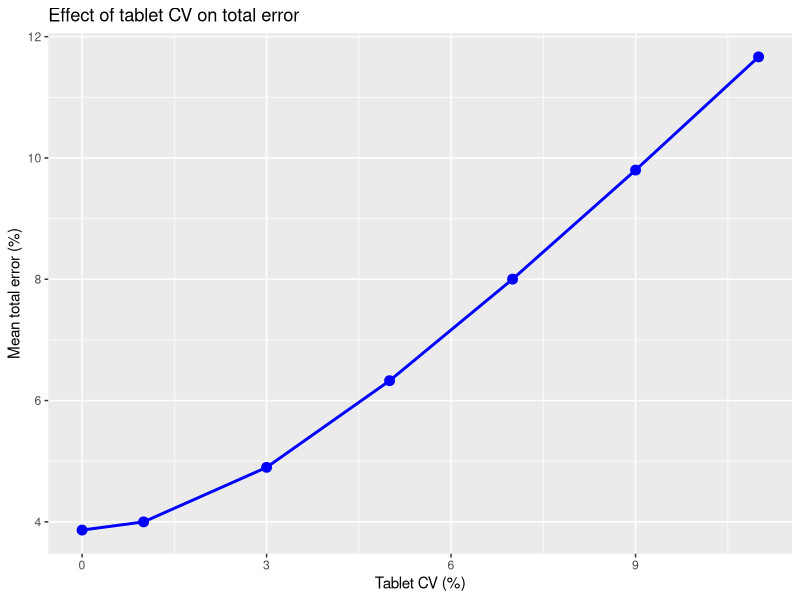
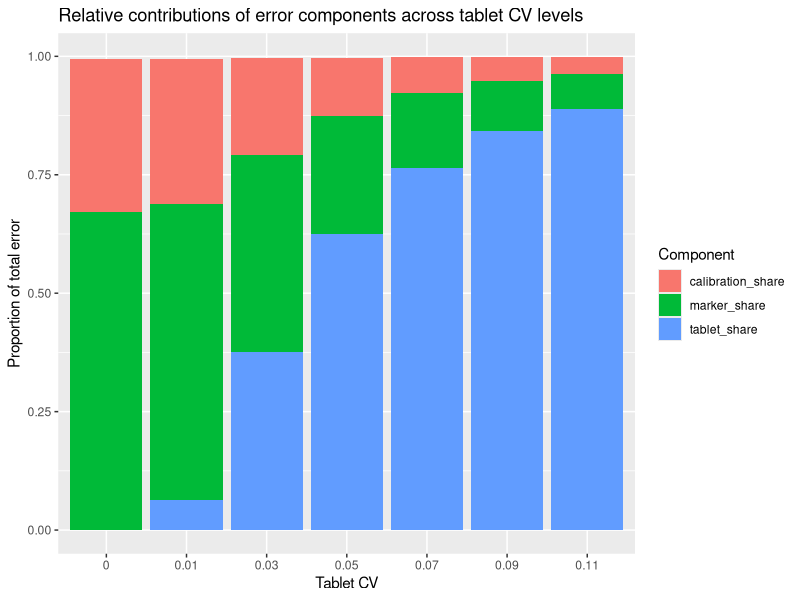
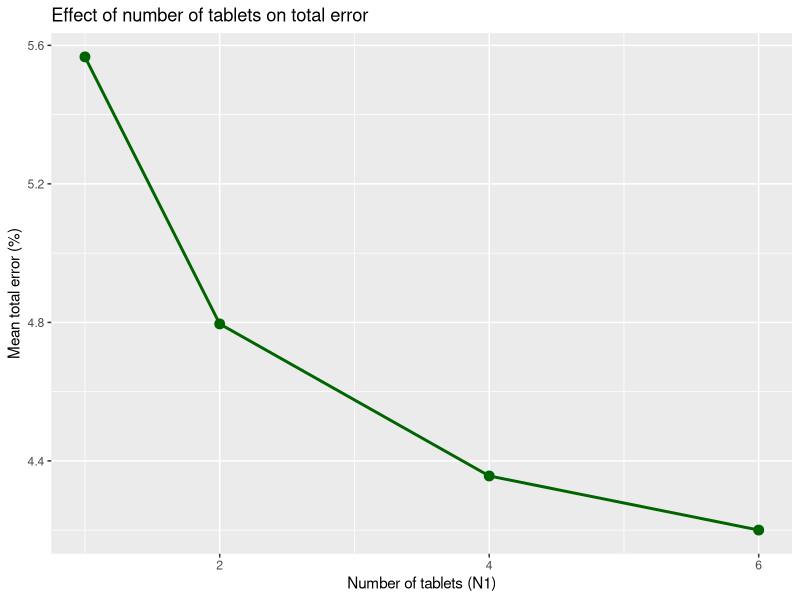
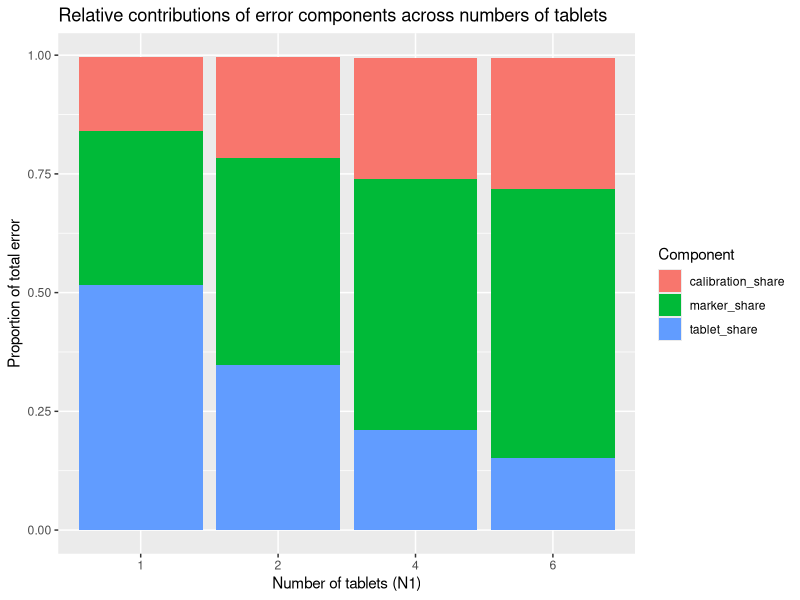
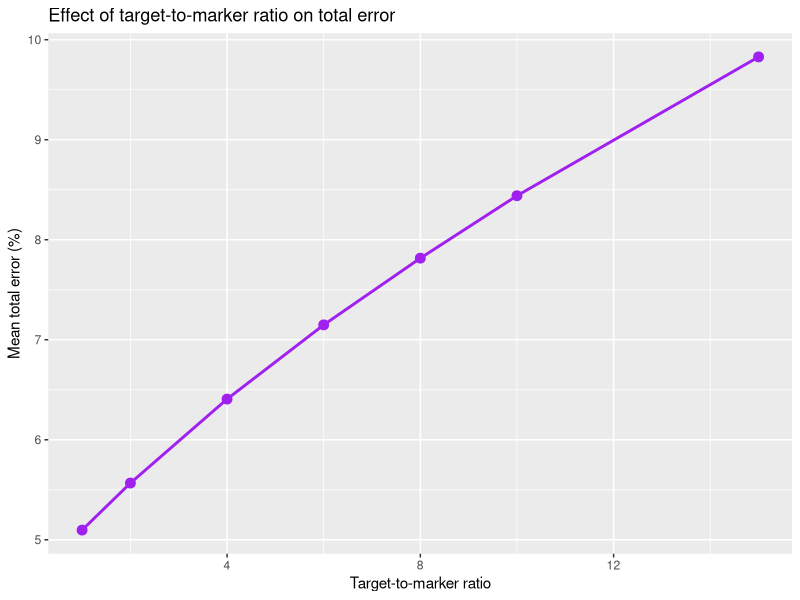
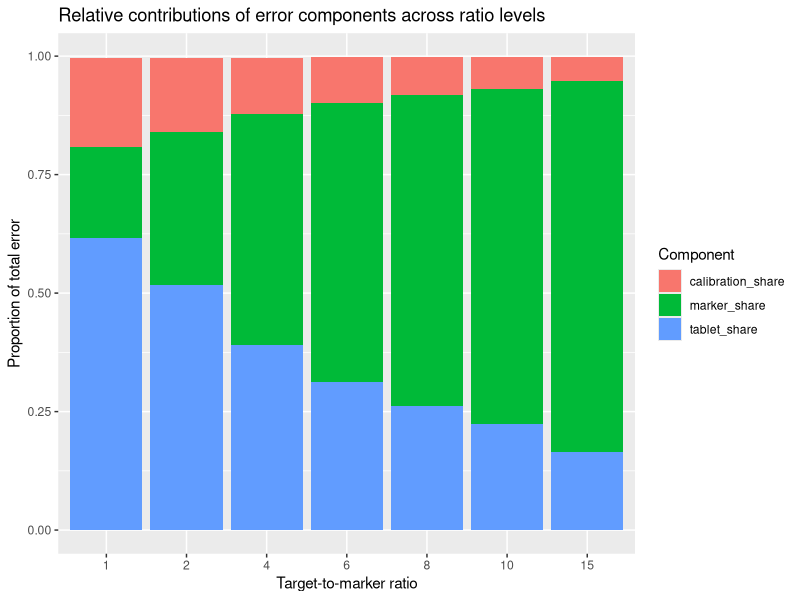

Recreate these plots in R, in order.
## ---- chunk 1
knitr::opts_chunk$set(echo = TRUE)
## ---- chunk 2
library(tibble)
library(dplyr)
library(ggplot2)
## ---- chunk 3
baseline_summary <- read.csv("simulation_outputs/baseline_summary.csv")
summary_cv <- read.csv("simulation_outputs/summary_cv.csv")
summary_N1 <- read.csv("simulation_outputs/summary_N1.csv")
summary_ratio <- read.csv("simulation_outputs/summary_ratio.csv")
## ---- chunk 4
baseline_summary %>%
  select(
    tablet_cv,
    mean_true_conc,
    mean_estimated_conc,
    mean_theoretical_error,
    empirical_cv,
    mean_bias,
    rmse,
    mean_effort,
  ) %>%
  knitr::kable(digits = 2, caption = "Baseline simulation results")
## ---- chunk 5
summary_cv %>%
  select(
    tablet_cv,
    mean_true_conc,
    mean_estimated_conc,
    mean_theoretical_error,
    empirical_cv,
    mean_bias,
    rmse,
    mean_effort,
  ) %>%
  knitr::kable(digits = 2, caption = "Simulation results across tablet CV levels")
## ---- chunk 6
ggplot(summary_cv, aes(x = tablet_cv * 100, y = mean_theoretical_error)) +
  geom_line(linewidth = 1, colour = "blue") +
  geom_point(size = 3, colour = "blue") +
  labs(
    title = "Effect of tablet CV on total error",
    x = "Tablet CV (%)",
    y = "Mean total error (%)"
  )
## ---- chunk 7
summary_cv %>%
  select(
    tablet_cv,
    mean_tablet_term,
    mean_calibration_term,
    mean_marker_term,
    mean_theoretical_error
  ) %>%
  knitr::kable(digits = 2, caption = "Error decomposition across tablet CV levels")
## ---- chunk 8
summary_cv <- summary_cv %>%
  mutate(
    tablet_share = mean_tablet_term^2 / mean_theoretical_error^2,
    calibration_share = mean_calibration_term^2 / mean_theoretical_error^2,
    marker_share = mean_marker_term^2 / mean_theoretical_error^2
  )
## ---- chunk 9
summary_cv_share_long <- summary_cv %>%
  select(
    tablet_cv,
    tablet_share,
    calibration_share,
    marker_share
  ) %>%
  tidyr::pivot_longer(
    cols = c(tablet_share, calibration_share, marker_share),
    names_to = "component",
    values_to = "share"
  )
## ---- chunk 10
ggplot(summary_cv_share_long, aes(x = factor(tablet_cv), y = share, fill = component)) +
  geom_col() +
  labs(
    title = "Relative contributions of error components across tablet CV levels",
    x = "Tablet CV",
    y = "Proportion of total error",
    fill = "Component"
  )
## ---- chunk 11
summary_N1 %>%
  select(
    N1,
    tablet_cv,
    tablet_mean,
    mean_true_conc,
    mean_estimated_conc,
    mean_theoretical_error,
    empirical_cv,
    mean_bias,
    rmse,
    mean_effort,
  ) %>%
  knitr::kable(digits = 2, caption = "Simulation results across numbers of tablets")
## ---- chunk 12
ggplot(summary_N1, aes(x = N1, y = mean_theoretical_error)) +
  geom_line(linewidth = 1, colour = "darkgreen") +
  geom_point(size = 3, colour = "darkgreen") +
  labs(
    title = "Effect of number of tablets on total error",
    x = "Number of tablets (N1)",
    y = "Mean total error (%)"
  )
## ---- chunk 13
summary_N1 %>%
  select(
    N1,
    mean_tablet_term,
    mean_calibration_term,
    mean_marker_term,
    mean_theoretical_error
  ) %>%
  knitr::kable(digits = 2, caption = "Error decomposition across numbers of tablets")
## ---- chunk 14
summary_N1 <- summary_N1 %>%
  mutate(
    tablet_share = mean_tablet_term^2 / mean_theoretical_error^2,
    calibration_share = mean_calibration_term^2 / mean_theoretical_error^2,
    marker_share = mean_marker_term^2 / mean_theoretical_error^2
  )
## ---- chunk 15
summary_N1_share_long <- summary_N1 %>%
  select(
    N1,
    tablet_share,
    calibration_share,
    marker_share
  ) %>%
  tidyr::pivot_longer(
    cols = c(tablet_share, calibration_share, marker_share),
    names_to = "component",
    values_to = "share"
  )
## ---- chunk 16
ggplot(summary_N1_share_long, aes(x = factor(N1), y = share, fill = component)) +
  geom_col() +
  labs(
    title = "Relative contributions of error components across numbers of tablets",
    x = "Number of tablets (N1)",
    y = "Proportion of total error",
    fill = "Component"
  )
## ---- chunk 17
summary_ratio %>%
  select(
    ratio,
    N1,
    tablet_cv,
    tablet_mean,
    mean_true_conc,
    mean_estimated_conc,
    mean_theoretical_error,
    empirical_cv,
    mean_bias,
    rmse,
    mean_effort,
    failure_rate
  ) %>%
  knitr::kable(digits = 2, caption = "Simulation results across target-to-marker ratio levels")
## ---- chunk 18
ggplot(summary_ratio, aes(x = ratio, y = mean_theoretical_error)) +
  geom_line(linewidth = 1, colour = "purple") +
  geom_point(size = 3, colour = "purple") +
  labs(
    title = "Effect of target-to-marker ratio on total error",
    x = "Target-to-marker ratio",
    y = "Mean total error (%)"
  )
## ---- chunk 19
summary_ratio %>%
  select(
    ratio,
    mean_tablet_term,
    mean_calibration_term,
    mean_marker_term,
    mean_theoretical_error
  ) %>%
  knitr::kable(digits = 2, caption = "Error decomposition across target-to-marker ratio levels")
## ---- chunk 20
summary_ratio <- summary_ratio %>%
  mutate(
    tablet_share = mean_tablet_term^2 / mean_theoretical_error^2,
    calibration_share = mean_calibration_term^2 / mean_theoretical_error^2,
    marker_share = mean_marker_term^2 / mean_theoretical_error^2
  )
## ---- chunk 21
summary_ratio_share_long <- summary_ratio %>%
  select(
    ratio,
    tablet_share,
    calibration_share,
    marker_share
  ) %>%
  tidyr::pivot_longer(
    cols = c(tablet_share, calibration_share, marker_share),
    names_to = "component",
    values_to = "share"
  )
## ---- chunk 22
ggplot(summary_ratio_share_long, aes(x = factor(ratio), y = share, fill = component)) +
  geom_col() +
  labs(
    title = "Relative contributions of error components across ratio levels",
    x = "Target-to-marker ratio",
    y = "Proportion of total error",
    fill = "Component"
  )
